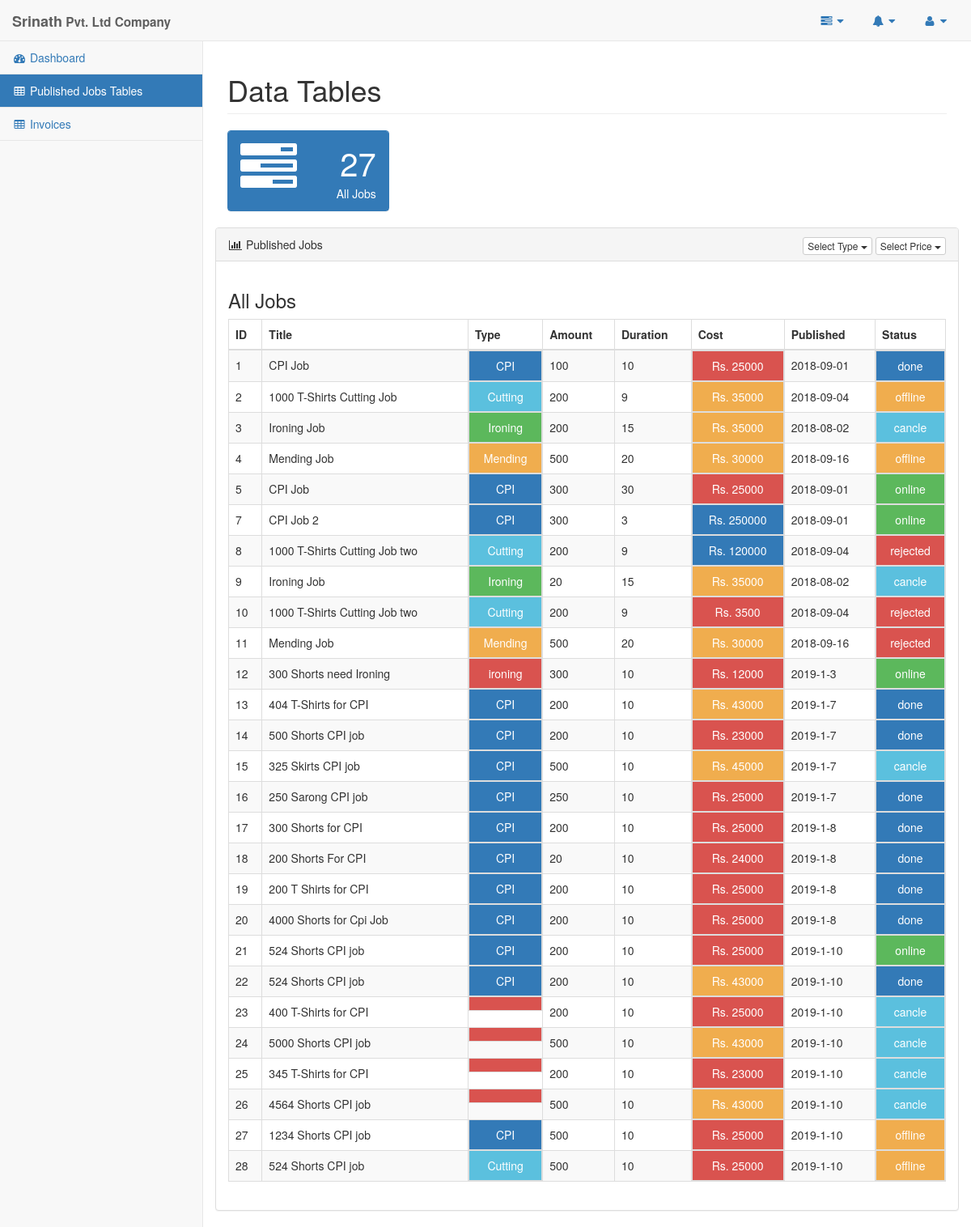
Page /pages/company_tables.php (signed in) on the committed database.
### tables this page shows
CREATE TABLE `company_job` (
  `jobID` int(11) NOT NULL,
  `jobTitle` varchar(45) DEFAULT NULL,
  `jobType` varchar(45) DEFAULT NULL,
  `jobAmount` varchar(45) DEFAULT NULL,
  `jobPeriod` varchar(45) DEFAULT NULL,
  `jobPrice` int(45) DEFAULT NULL,
  `jobDate` varchar(45) DEFAULT NULL,
  `jobStatus` varchar(45) DEFAULT NULL,
  `comID` varchar(10) NOT NULL,
  `supID` varchar(45) NOT NULL
);

### pages/query_boxes/company_all_published_jobs.php (the view)
<?php
    $queryJob="SELECT * FROM company_job";
    $resultJob=mysqli_query($conn,$queryJob);
    if(mysqli_num_rows($resultJob)>0){
        while($rowJob=mysqli_fetch_assoc($resultJob)){
            $status="danger";
            if($rowJob['jobStatus']=="offline"){
                $status="warning";
            }else if($rowJob['jobStatus']=="online"){
                $status="success";
            }else if($rowJob['jobStatus']=="cancle"){
                $status="info";
            }else if($rowJob['jobStatus']=="rejected"){
                $status="danger";
            }else if($rowJob['jobStatus']=="done"){
                $status="primary";
            }
            $cost="danger";
            if($rowJob['jobPrice']>100000){
                $cost="primary";
            }else if($rowJob['jobPrice']>75000){
                $cost="info";
            }else if($rowJob['jobPrice']>50000){
                $cost="success";
            }else if($rowJob['jobPrice']>25000){
                $cost="warning";
            }
            $type="danger";
            if($rowJob['jobType']=="CPI"){
                $type="primary";
            }else if($rowJob['jobType']=="Cutting"){
                $type="info";
            }else if($rowJob['jobType']=="Ironing"){
                $type="success";
            }else if($rowJob['jobType']=="Mending"){
                $type="warning";
            }
            echo "<tr>
                    <td>".$rowJob['jobID']."</td>
                    <td>".$rowJob['jobTitle']."</td>
                    <td class='btn btn-$type' style='width:100%;border-radius:0'>".$rowJob['jobType']."</td>
                    <td>".$rowJob['jobAmount']."</td>
                    <td>".$rowJob['jobPeriod']."</td>
                    <td class='btn btn-$cost' style='width:100%;border-radius:0'>Rs. ".$rowJob['jobPrice']."</td>
                    <td>".$rowJob['jobDate']."</td>
                    <td class='btn btn-$status' style='width:100%;border-radius:0'>".$rowJob['jobStatus']."</td>
                </tr>";
        }
    }
?>

### rows in the picture
company_job: jobID "1", jobTitle "CPI Job", jobType "CPI", jobAmount "100", jobPeriod "10", jobPrice "25000", jobDate "2018-09-01", jobStatus "done"
company_job: jobID "2", jobTitle "1000 T-Shirts Cutting Job", jobType "Cutting", jobAmount "200", jobPeriod "9", jobPrice "35000", jobDate "2018-09-04", jobStatus "offline"
company_job: jobID "3", jobTitle "Ironing Job", jobType "Ironing", jobAmount "200", jobPeriod "15", jobPrice "35000", jobDate "2018-08-02", jobStatus "cancle"
company_job: jobID "4", jobTitle "Mending Job", jobType "Mending", jobAmount "500", jobPeriod "20", jobPrice "30000", jobDate "2018-09-16", jobStatus "offline"
company_job: jobID "5", jobTitle "CPI Job", jobType "CPI", jobAmount "300", jobPeriod "30", jobPrice "25000", jobDate "2018-09-01", jobStatus "online"
company_job: jobID "7", jobTitle "CPI Job 2", jobType "CPI", jobAmount "300", jobPeriod "3", jobPrice "250000", jobDate "2018-09-01", jobStatus "online"
company_job: jobID "8", jobTitle "1000 T-Shirts Cutting Job two", jobType "Cutting", jobAmount "200", jobPeriod "9", jobPrice "120000", jobDate "2018-09-04", jobStatus "rejected"
company_job: jobID "9", jobTitle "Ironing Job", jobType "Ironing", jobAmount "20", jobPeriod "15", jobPrice "35000", jobDate "2018-08-02", jobStatus "cancle"
company_job: jobID "10", jobTitle "1000 T-Shirts Cutting Job two", jobType "Cutting", jobAmount "200", jobPeriod "9", jobPrice "3500", jobDate "2018-09-04", jobStatus "rejected"
company_job: jobID "11", jobTitle "Mending Job", jobType "Mending", jobAmount "500", jobPeriod "20", jobPrice "30000", jobDate "2018-09-16", jobStatus "rejected"
company_job: jobID "12", jobTitle "300 Shorts need Ironing", jobType "ironing", jobAmount "300", jobPeriod "10", jobPrice "12000", jobDate "2019-1-3", jobStatus "online"
company_job: jobID "13", jobTitle "404 T-Shirts for CPI", jobType "CPI", jobAmount "200", jobPeriod "10", jobPrice "43000", jobDate "2019-1-7", jobStatus "done"
company_job: jobID "14", jobTitle "500 Shorts CPI job", jobType "CPI", jobAmount "200", jobPeriod "10", jobPrice "23000", jobDate "2019-1-7", jobStatus "done"
company_job: jobID "15", jobTitle "325 Skirts CPI job", jobType "CPI", jobAmount "500", jobPeriod "10", jobPrice "45000", jobDate "2019-1-7", jobStatus "cancle"
company_job: jobID "16", jobTitle "250 Sarong CPI job", jobType "CPI", jobAmount "250", jobPeriod "10", jobPrice "25000", jobDate "2019-1-7", jobStatus "done"
company_job: jobID "17", jobTitle "300 Shorts for CPI", jobType "CPI", jobAmount "200", jobPeriod "10", jobPrice "25000", jobDate "2019-1-8", jobStatus "done"
company_job: jobID "18", jobTitle "200 Shorts For CPI", jobType "CPI", jobAmount "20", jobPeriod "10", jobPrice "24000", jobDate "2019-1-8", jobStatus "done"
company_job: jobID "19", jobTitle "200 T Shirts for CPI", jobType "CPI", jobAmount "200", jobPeriod "10", jobPrice "25000", jobDate "2019-1-8", jobStatus "done"
company_job: jobID "20", jobTitle "4000 Shorts for Cpi Job", jobType "CPI", jobAmount "200", jobPeriod "10", jobPrice "25000", jobDate "2019-1-8", jobStatus "done"
company_job: jobID "21", jobTitle "524 Shorts CPI job", jobType "CPI", jobAmount "200", jobPeriod "10", jobPrice "25000", jobDate "2019-1-10", jobStatus "online"
company_job: jobID "22", jobTitle "524 Shorts CPI job", jobType "CPI", jobAmount "200", jobPeriod "10", jobPrice "43000", jobDate "2019-1-10", jobStatus "done"
company_job: jobID "23", jobTitle "400 T-Shirts for CPI", jobAmount "200", jobPeriod "10", jobPrice "25000", jobDate "2019-1-10", jobStatus "cancle"
company_job: jobID "24", jobTitle "5000 Shorts CPI job", jobAmount "500", jobPeriod "10", jobPrice "43000", jobDate "2019-1-10", jobStatus "cancle"
company_job: jobID "25", jobTitle "345 T-Shirts for CPI", jobAmount "200", jobPeriod "10", jobPrice "23000", jobDate "2019-1-10", jobStatus "cancle"
company_job: jobID "26", jobTitle "4564 Shorts CPI job", jobAmount "500", jobPeriod "10", jobPrice "43000", jobDate "2019-1-10", jobStatus "cancle"
company_job: jobID "27", jobTitle "1234 Shorts CPI job", jobType "CPI", jobAmount "500", jobPeriod "10", jobPrice "25000", jobDate "2019-1-10", jobStatus "offline"
company_job: jobID "28", jobTitle "524 Shorts CPI job", jobType "Cutting", jobAmount "500", jobPeriod "10", jobPrice "25000", jobDate "2019-1-10", jobStatus "offline"

### other values in the picture
$_SESSION['userName'] "Srinath"
$row['jobCount'] "27"
